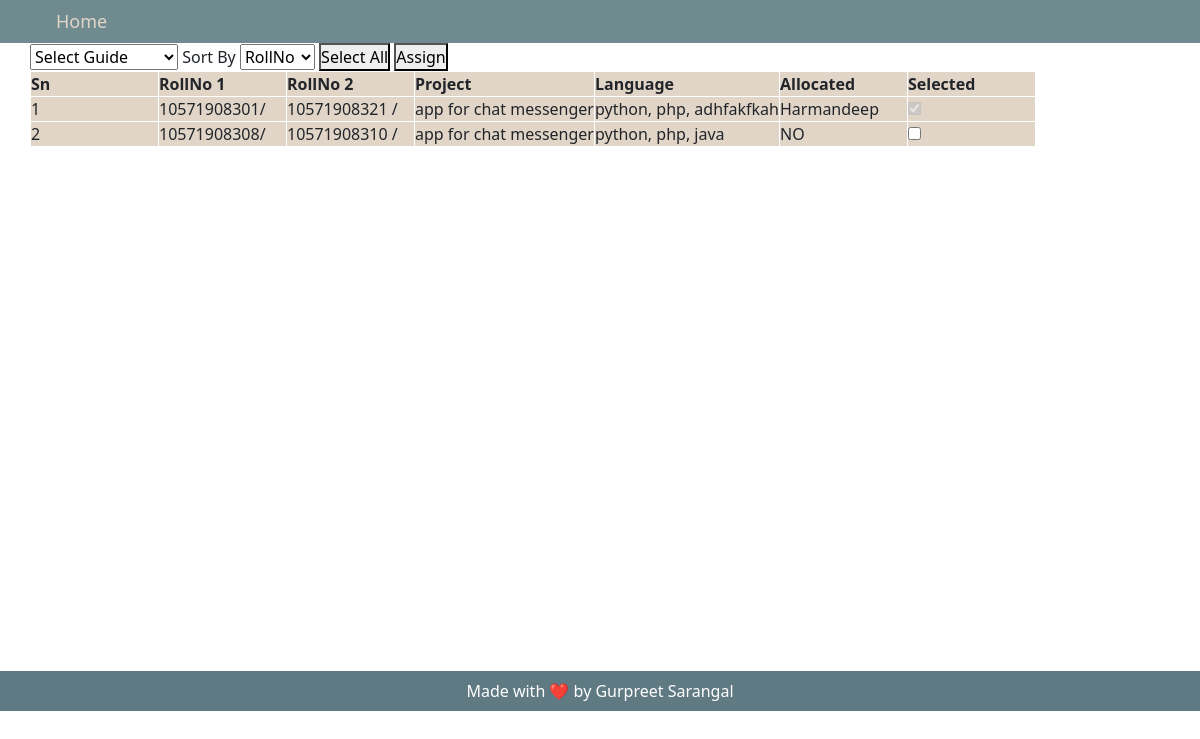
Page /staff/allocateguidesgroups/B.Sc. (Information Technology), Semester - V (signed in) on the earlier database version.
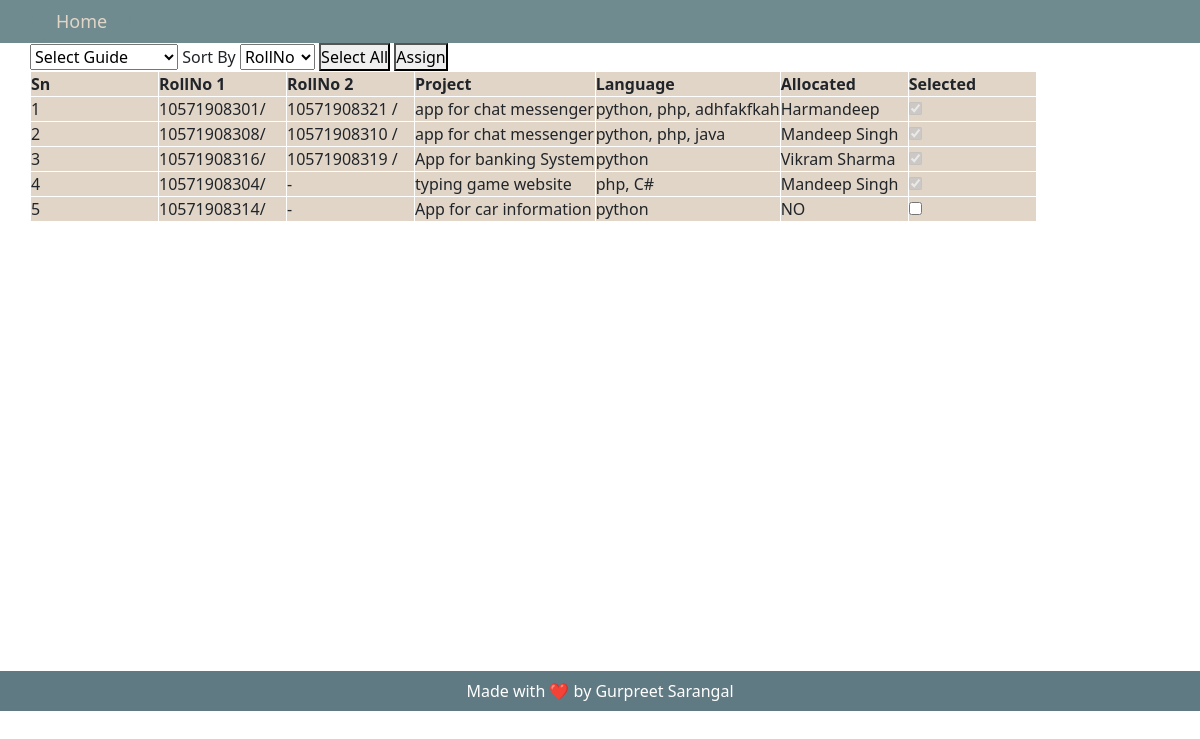
Same page on the later database version.
### collegeAdmin/models.py (models this page shows, shortened)
class project(models.Model):
    name = models.CharField(max_length=100)
    language = models.CharField(max_length=60)
    tech = models.CharField(max_length=60)

class guide(models.Model):
    name = models.CharField(max_length=60)
    email = models.EmailField()
    mobile_1 = models.IntegerField()
    mobile_2 = models.IntegerField()

### staff/views.py (the view, shortened to what this page needs)
# urls.py: path('allocateguidesgroups/<className>', views.allocate_guides_groups, name="allocate-guide-group"),
@login_required
def allocate_guides_groups(request, className="all"):
    context = {
        "css":"allocate_guide_group.css",
        "js":"allocate_guide_group.js",
    }
    if className == "all":
        context["classes"] = []
        classes = student.objects.all().values("className").distinct()
        for class_ in classes:
            context["classes"].append(class_["className"])
        return render(request, 'allocate_guide_group.html',context)
    context["css"]="allocate_guide_to_class.css"
    context["js"]="allocate_guide_to_class.js"
    context["guides"]=[]
    all_guides = guide.objects.all().values("name")
    for guide_ in all_guides:
        context["guides"].append(guide_["name"])
    all_allocation_entries = allocationTable.objects.all()
    context["students"] = []
    for entry in all_allocation_entries:
        if entry.student_1.className == className:
            temp = {
                "student_1_rollNo": entry.student_1.rollNo,
                "projectName": entry.project.name,
                "lang": entry.project.language,
                "allocated": entry.guide.name if entry.guide else "NO",
            }
            if entry.student_2:
                temp["student_2_rollNo"] = entry.student_2.rollNo
            context["students"].append(temp)
    return render(request, "allocate_guide_to_class.html", context)

### staff/templates/allocate_guide_to_class.html (shortened to what this page needs)
{% extends 'base.html' %}
{% block navbar %}
{% include 'header.html' %}
{% endblock navbar %}
{% block body %}
<div class="container" id="main-content">
    <form action="#" method="post">
            <select name="guideName" id="guideName">
                <option value="" >Select Guide</option>
            </select>
            <label for="sortBy">Sort By</label>
            <select name="sortBy" id="sortBy">
                <option value="RollNo">RollNo</option>
            </select>
            <button>Select All</button>
            <button type="submit">Assign</button>
        <table>
            <tr>
                <th>Sn</th>
                <th>RollNo 1</th>
                <th>RollNo 2</th>
                <th>Project</th>
                <th>Language</th>
                <th>Allocated</th>
                <th>Selected</th>
            </tr>
            {% for stu in students %}
                <tr>
                    <td>{{ forloop.counter }}</td>
                    <td>{{ stu.student_1_rollNo}}/ </td>
                    {% if stu.student_2_rollNo %}
                        <td>{{ stu.student_2_rollNo}} /</td>
                    {% else %}
                        <td> - </td>
                    {% endif %}
                    <td>{{ stu.projectName}} </td>
                    <td>{{ stu.lang}} </td>
                    <td>{{ stu.allocated}} </td>
                    <td>
                    {% if stu.allocated == "NO" %}
                        <input type="checkbox" name="{{ stu.student_1_rollNo}}" id="" >
                    {% else %}
                        <input type="checkbox" name="{{ stu.student_1_rollNo}}" id="" checked disabled>
                    {% endif %}
                    </td>
                </tr>
            {% endfor %}
        </table>
    </form>
</div>
{% endblock body %}
{% block footer %}
{% include 'footer.html' %}
{% endblock footer %}

Differences in the rows shown:
added guide: allocated "Mandeep Singh" "Mandeep Singh"
now on this page (row unchanged): project: projectName "App for banking System", lang "python"
now on this page (row unchanged): guide: allocated "Vikram Sharma"
now on this page (row unchanged): project: projectName "typing game website", lang "php, C#"
added project: projectName "App for car information", lang "python"
Other differences:
new list line: "2 10571908308 / 10571908310 / ☑"
new list line: "app for chat messenger python, php, java"
new list line: "3 10571908316 / 10571908319 / ☑"
new list line: "4 10571908304 / - ☑"
new list line: "5 10571908314 / - NO ☐"
list line gone: "2 10571908308 / 10571908310 / NO ☐"
list line gone: "app for chat messenger python, php, java"
